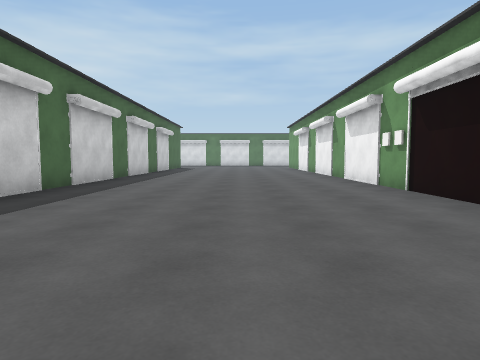
View 1 (above)

19 first-person views from a walk through a scene from a Unity 3-D project. The camera is 1.2 m above the floor, tilts 4° down and sees 75° across. The floor is counted in squares, 2 m on a side. Each view is taken from the middle of a square. On the plan, view 1 faces up. The plan holds only what a view shows up to about 9 squares ahead; the rest is blank. The place goes on beyond the plan. The player character is not drawn. Surface patterns are stand-ins for the level's own textures.

View 2
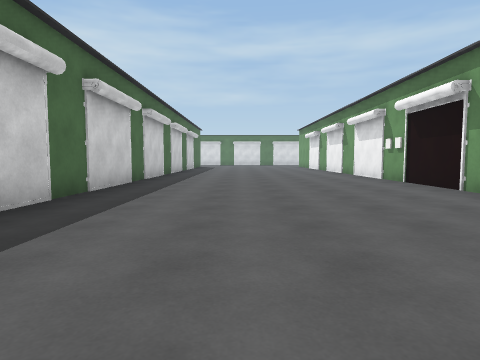

View 3
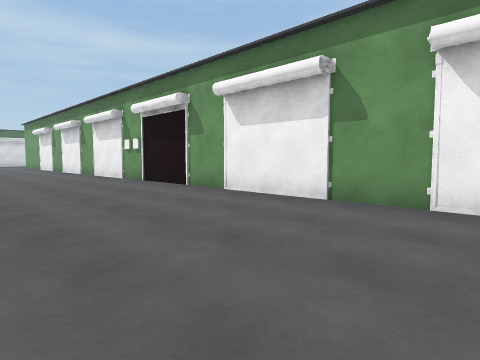

View 4
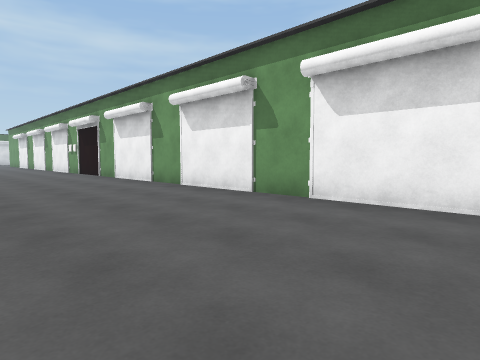

View 5
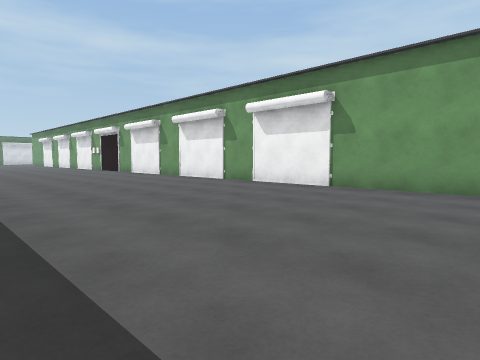

View 6
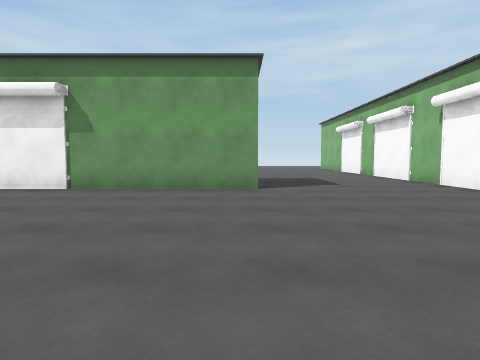

View 7
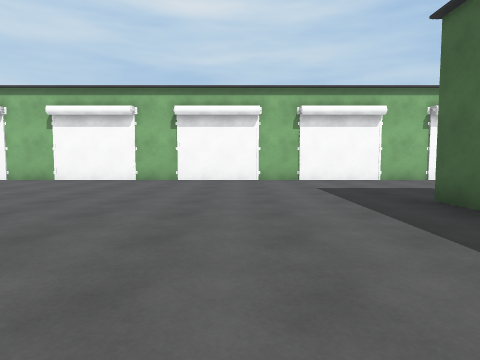

View 8
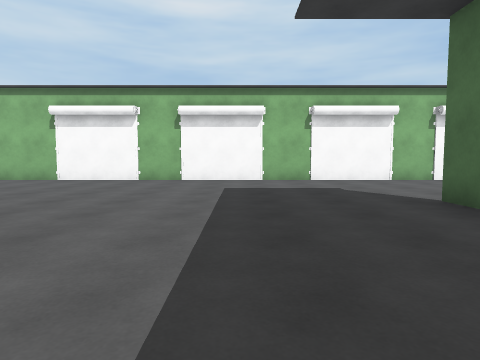

View 9
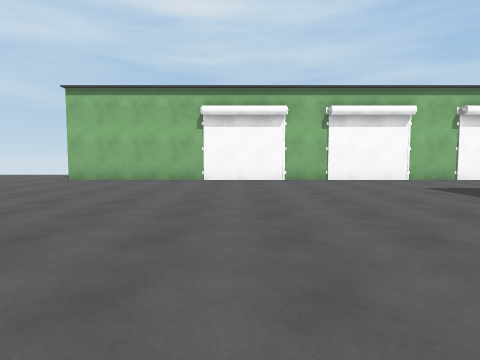

View 10
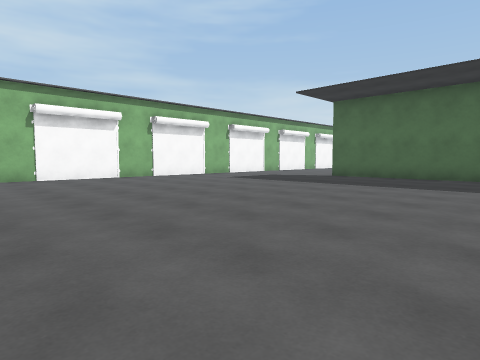

View 11
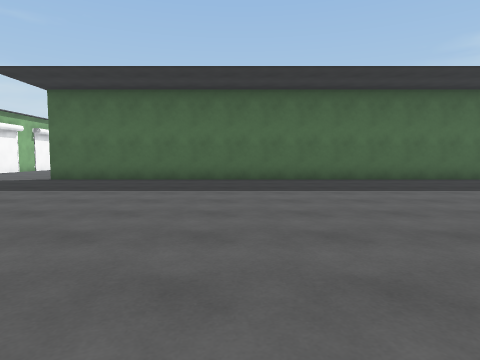

View 12
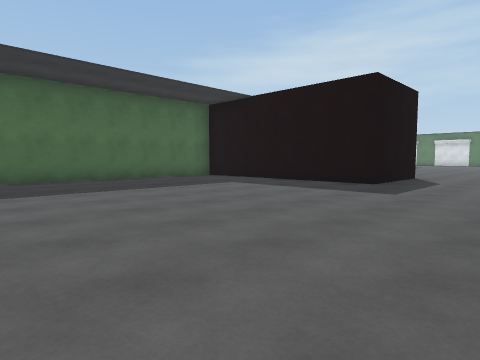

View 13
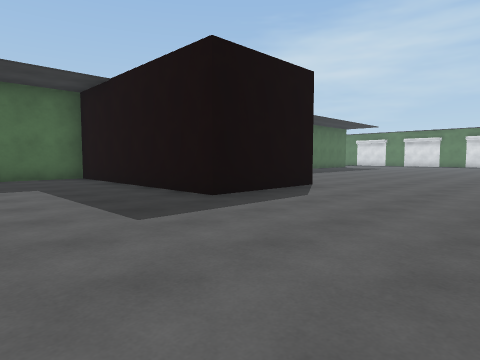

View 14
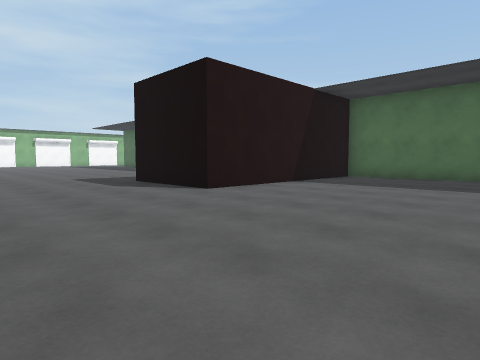

View 15
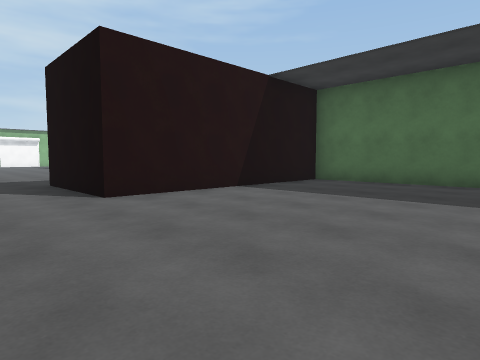

View 16
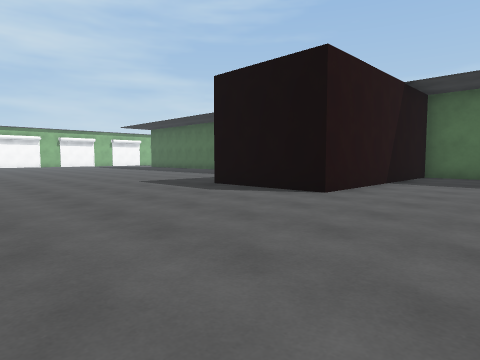

View 17
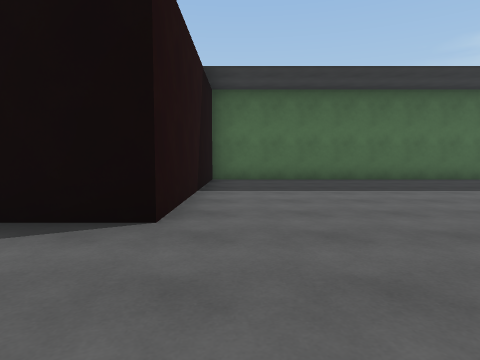

View 18
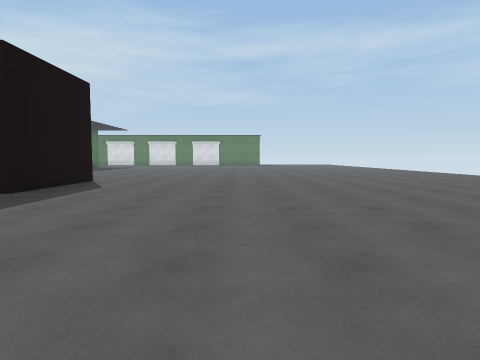

View 19
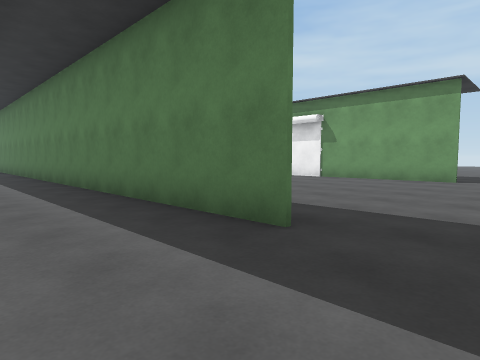

### Floor plan
Points are (right, up) in squares from view 1. A wall is a line through its corners. A room is listed if a view was taken in it or the views show most of it. See-through windows are left out.
Room 1 (views 1, 2, 3, 4, 5, 6, 7, 8, 9, 10, 11, 12, 13, 14, 15, 16, 17, 18)
walls: (3.2, 3) (3.2, -10.4); (3.1, 5.6) (3.1, 9); (3.1, -10.4) (3.1, 3.5); (-3.7, -9.5) (-3.7, -10.5); (-3.8, -10.5) (-3.8, -9.5); (3.2, 11.5) (3.2, 6.1); (-3.7, 9) (-3.7, 1.5); (-5.4, -14.5) (14.5, -14.5)
ways out: opening at (-5, -12) to room 2
objects: other object (3, 4) to (4, 6); other object (6, 6) to (9, 6)
Room 2 (view 19)
walls: (-3.8, -9.5) (-3.8, -1.4); (-6.4, -14.5) (-5.4, -14.5)
ways out: opening at (-5, -12) to room 1

Positions as (right, up) in squares from view 1, and headings:
1: (0, 0), facing up
2: (-1, -2), facing up
3: (-1, -2), facing up-right
4: (-1, -7), facing up-right
5: (-3, -10), facing up-right
6: (-3, -10), facing right
7: (-1, -6), facing down
8: (6, -6), facing down
9: (10, -6), facing down
10: (13, -5), facing down-left
11: (12, -5), facing left
12: (12, -4), facing up-left
13: (13, 0), facing up-left
14: (13, 11), facing down-left
15: (11, 11), facing down-left
16: (14, 9), facing down-left
17: (12, 7), facing left
18: (13, -2), facing up
19: (-6, -12), facing up-right
